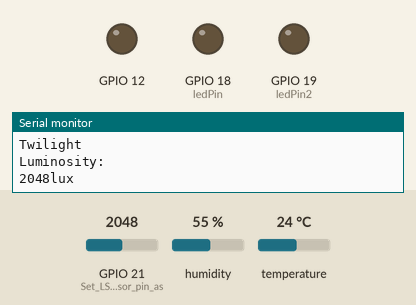
Bench run of a sketch on a simulated ESP32. Parts: output pins drawn as LEDs (lit = HIGH), the last lines printed to the serial monitor. The inputs (shaded band) are chosen by the test bench; at power-on: humidity 55 %, GPIO 21 (Set_LS06-S_sensor_pin_as) = 2048, temperature 24 °C.

Above: at 2.2 s.
2.3 s: humidity set to 42 %
6.1 s: humidity set to 39 %
At 7.1 s:
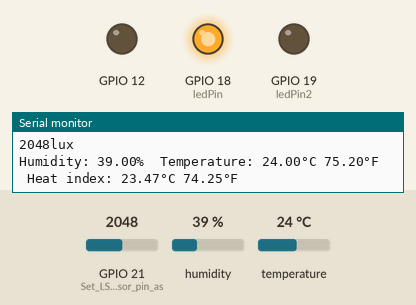
14.7 s: GPIO 21 (Set_LS06-S_sensor_pin_as) set to 12
19.5 s: GPIO 21 (Set_LS06-S_sensor_pin_as) set to 9
At 22.9 s:
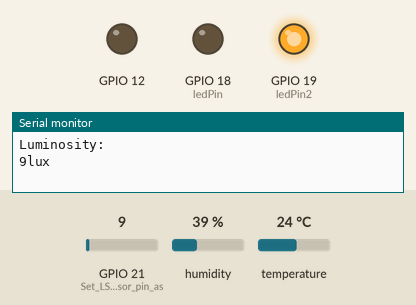
25.7 s: humidity set to 41 %
At 29.4 s:
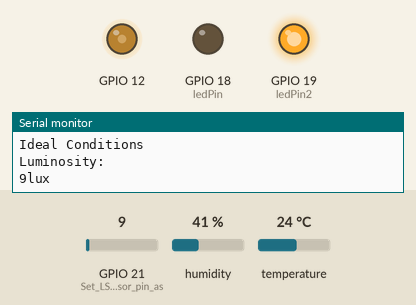
Timing chart, 0 to 30.5 s (numbered marks = the images above; inputs shaded):
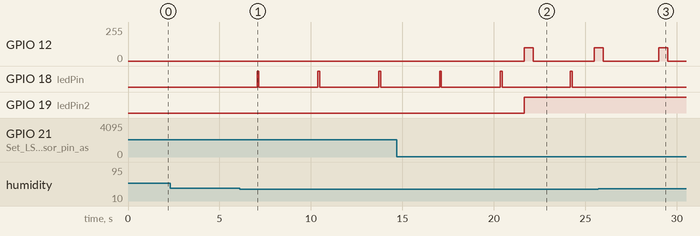

Measured:
- the behaviour switches between 41 and 40 % on humidity (found by bisection; images 0 and 1)
- the behaviour switches between 11 and 10 on GPIO 21 (Set_LS06-S_sensor_pin_as) (found by bisection; images 1 and 2)
- after the input at 6.1 s, GPIO 18 (ledPin): alternates HIGH for 0.10 s and LOW for 3.2 s, starting after 0.95 s
- after the input at 19.5 s, GPIO 12: 0/255 → 100/255 after 2.2 s, → 0/255 0.50 s later, → 100/255 3.3 s later; GPIO 19 (ledPin2): LOW → HIGH after 2.2 s
- after the input at 25.7 s, GPIO 18 (ledPin): stays LOW (without the input it goes to HIGH after 2.3 s)

The sketch:

Project_SEIC_2.ino
```cpp
#include "DHT.h"

// Pin connected to the DHT sensor
#define DHTPIN 22
// Define the type of DHT sensor
#define DHTTYPE DHT11

DHT dht(DHTPIN, DHTTYPE); // Initialize DHT sensor

byte ledPin = 18; // LED pin
volatile byte state = LOW; // State variable for LED

byte ledPin2 = 19; // Another LED pin
volatile byte state2 = LOW; // State variable for second LED

int value = 0; // Variable to store luminosity sensor value
double threshold_Illuminance = 0; // Variable to store threshold illuminance
int modeSet = 5; // Default light mode

// Function to blink LED a specified number of times
void blinkLED_sevTimes(int timesBlink) {
    for (int x = 0; x < timesBlink; x++) { // Loop for number of times to blink
        state = !state; // Toggle LED state
        digitalWrite(ledPin, state); // Write state to LED
        delay(100); // Delay for 100 ms
        state = !state; // Toggle LED state back
        digitalWrite(ledPin, state); // Write state to LED
        delay(200); // Delay for 200 ms
    }
}

// Function to get threshold illuminance based on light mode
double getThreshold_Illuminance_WithLightMode(int mode) {
    double IlluminanceLimitLevel = 0; // Variable to store illuminance limit level

    switch (mode) {
        case 1: // Sunlight
            Serial.println("\nSunlight");
            IlluminanceLimitLevel = 107527;
            break;
        case 2: // Full Daylight
            Serial.println("\nFull Daylight");
            IlluminanceLimitLevel = 10752;
            break;
        case 3: // Overcast Day
            Serial.println("\nOvercast Day");
            IlluminanceLimitLevel = 1075;
            break;
        case 4: // Very Dark Day
            Serial.println("Very Dark Day");
            IlluminanceLimitLevel = 107;
            break;
        case 5: // Twilight
            Serial.println("Twilight");
            IlluminanceLimitLevel = 10.8;
            break;
        case 6: // Deep Twilight
            Serial.println("Deep Twilight");
            IlluminanceLimitLevel = 1.08;
            break;
        case 7: // Full Moon
            Serial.println("Full Moon");
            IlluminanceLimitLevel = 0.108;
            break;
        case 8: // Quarter Moon
            Serial.println("Quarter Moon");
            IlluminanceLimitLevel = 0.0108;
            break;
        case 9: // Starlight
            Serial.println("Starlight");
            IlluminanceLimitLevel = 0.0011;
            break;
        case 10: // Overcast Night
            Serial.println("Overcast Night");
            IlluminanceLimitLevel = 0.0001;
            break;
        default:
            Serial.println("Setting illuminance threshold to 1 lux (approx. Deep Twilight)");
    }
    delay(1000); // Delay for 1 second
    return IlluminanceLimitLevel; // Return illuminance limit level
}

// Function to check temperature and humidity
void checkTempAndHumidity(float humidity, float temperature) {
    if ((humidity >= 60 || humidity <= 40) && (temperature < 25 && temperature > 15)) {
        blinkLED_sevTimes(1); // Blink LED 1 time
    } else if ((temperature >= 25 && temperature <= 15) && (humidity < 60 || humidity > 40)) {
        blinkLED_sevTimes(2); // Blink LED 2 times
    } else if ((temperature >= 25 && temperature <= 15) && (humidity >= 60 || humidity <= 40)) {
        blinkLED_sevTimes(3); // Blink LED 3 times
    } else {
        Serial.println("Ideal Conditions"); // Print ideal conditions message
    }
}

// Function to control buzzer
void buzzer_on(boolean stateBuzzer) {
    if (stateBuzzer) {
        ledcSetup(1, 1000, 8); // Setup PWM channel with 1000 Hz frequency and 8-bit resolution
        ledcAttachPin(12, 1); // Attach pin 12 to PWM channel 1
        ledcWrite(1, 100); // Write PWM value to buzzer
    } else {
        ledcWrite(1, 0); // Turn off buzzer
    }
}

// Function to check luminosity
void checkLuminosity(int value) {
    if (value <= threshold_Illuminance) { // If luminosity is less than or equal to threshold
        buzzer_on(true); // Turn on buzzer
        digitalWrite(ledPin2, HIGH); // Turn on LED
        delay(500); // Delay for 500 ms
        buzzer_on(false); // Turn off buzzer
    } else {
        digitalWrite(ledPin2, LOW); // Turn off LED
    }
}

// Function to read DHT11 sensor data
void readDHT11() {
    delay(2000); // Wait a few seconds between measurements

    float h = dht.readHumidity(); // Read humidity
    float t = dht.readTemperature(); // Read temperature in Celsius
    float f = dht.readTemperature(true); // Read temperature in Fahrenheit

    if (isnan(h) || isnan(t) || isnan(f)) {
        Serial.println(F("Failed to read from DHT sensor!")); // Print error message if reading fails
        return;
    }

    float hif = dht.computeHeatIndex(f, h); // Compute heat index in Fahrenheit
    float hic = dht.computeHeatIndex(t, h, false); // Compute heat index in Celsius

    Serial.print(F("Humidity: "));
    Serial.print(h);
    Serial.print(F("%  Temperature: "));
    Serial.print(t);
    Serial.print(F("°C "));
    Serial.print(f);
    Serial.print(F("°F  Heat index: "));
    Serial.print(hic);
    Serial.print(F("°C "));
    Serial.print(hif);
    Serial.println(F("°F"));

    checkTempAndHumidity(h, t); // Check temperature and humidity
}

// Function to read LS06S luminosity sensor
void readLS06S() {
    value = analogRead(21); // Read luminosity sensor value
    Serial.println("Luminosity: ");
    Serial.print(value);
    Serial.print("lux");
    Serial.println("\n");
    delay(1000); // Delay for 1 second

    checkLuminosity(value); // Check luminosity
}

void setup() {
    Serial.begin(115200); // Initialize Serial Monitor

    pinMode(ledPin, OUTPUT); // Set LED pin as output
    pinMode(ledPin2, OUTPUT); // Set second LED pin as output
    pinMode(21, INPUT); // Set LS06-S sensor pin as input

    dht.begin(); // Initialize DHT sensor

    threshold_Illuminance = getThreshold_Illuminance_WithLightMode(modeSet); // Set illuminance threshold
}

void loop() {
    readLS06S(); // Read LS06S sensor
    readDHT11(); // Read DHT11 sensor
}
```
